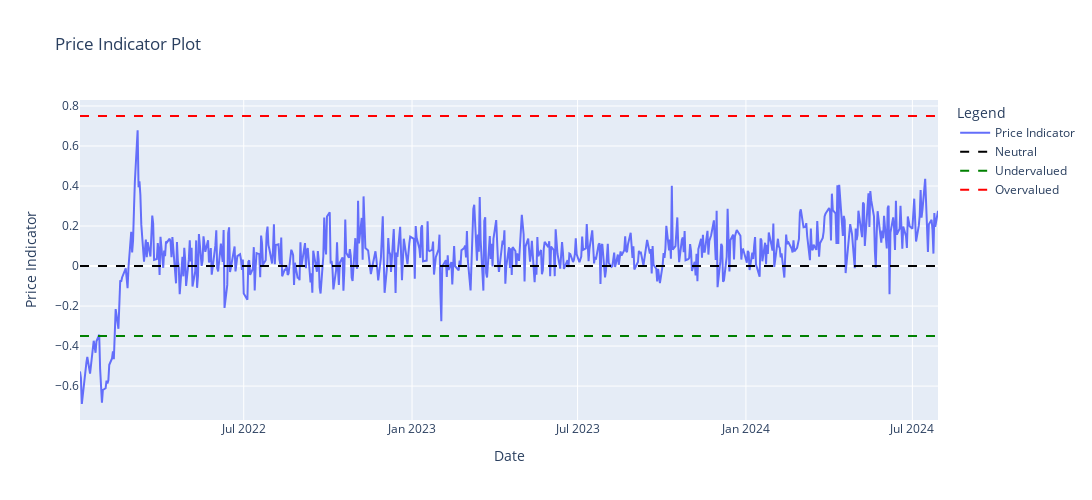

The cell this chart's notebook holds for it:
### Markdown cell above
In this trading strategy, we define dynamic thresholds to classify the model's price predictions as undervalued or overvalued. These thresholds help generate trading signals based on the forecasted price movements:

+ **Lower Threshold** (-0.35): When the price indicator falls below this level, the asset is considered undervalued, signaling a potential buy opportunity.
+ **Upper Threshold** (0.75): When the price indicator rises above this level, the asset is considered overvalued, signaling a potential sell or hold decision.

These specific threshold values are not arbitrary. They were chosen with the goal of maximizing the Sharpe ratio, which measures risk-adjusted returns, while also minimizing maximum drawdown, a metric that reflects the largest loss from a peak to a trough in the strategy's performance. This optimization helps ensure that the trading strategy not only delivers profitable returns but also manages risk effectively.

### Code cell
# Plot price and indicator
fig = make_subplots()

# Add the Price Indicator line to the plot
fig.add_trace(go.Scatter(x=gold.index, y=gold['Price_indicator'], mode='lines', name='Price Indicator'))

# Define dynamic thresholds for indicators
lower_threshold = -0.35  # Threshold for Undervalued
upper_threshold = 0.75   # Threshold for Overvalued

# Add horizontal lines for Neutral, Undervalued, and Overvalued indicators
fig.add_trace(go.Scatter(x=[gold.index.min(), gold.index.max()], y=[0, 0], 
                         mode='lines', line=dict(color='black', dash='dash'), name='Neutral'))

fig.add_trace(go.Scatter(x=[gold.index.min(), gold.index.max()], y=[lower_threshold, lower_threshold], 
                         mode='lines', line=dict(color='green', dash='dash'), name='Undervalued'))

fig.add_trace(go.Scatter(x=[gold.index.min(), gold.index.max()], y=[upper_threshold, upper_threshold], 
                         mode='lines', line=dict(color='red', dash='dash'), name='Overvalued'))

# Update layout with titles and dimensions
fig.update_layout(
    title='Price Indicator Plot',
    xaxis_title='Date',
    yaxis_title='Price Indicator',
    legend_title='Legend',
    autosize=False,
    width=1100,
    height=500
)

# Display the plot
fig.show()

### Figure 1 — Plotly figure (JSON) as saved in the notebook; plotly's stock layout.template omitted (floating-point values rounded to 4 significant figures; data arrays with more than 128 entries replaced by an {"elided": "..."} marker saying what was removed)
{"data": [{"mode": "lines", "name": "Price Indicator", "type": "scatter", "x": {"elided": "645 str values"}, "y": {"elided": "645 float values"}}, {"line": {"color": "black", "dash": "dash"}, "mode": "lines", "name": "Neutral", "type": "scatter", "x": ["2022-01-03T00:00:00", "2024-07-29T00:00:00"], "y": [0, 0]}, {"line": {"color": "green", "dash": "dash"}, "mode": "lines", "name": "Undervalued", "type": "scatter", "x": ["2022-01-03T00:00:00", "2024-07-29T00:00:00"], "y": [-0.35, -0.35]}, {"line": {"color": "red", "dash": "dash"}, "mode": "lines", "name": "Overvalued", "type": "scatter", "x": ["2022-01-03T00:00:00", "2024-07-29T00:00:00"], "y": [0.75, 0.75]}], "layout": {"autosize": false, "height": 500, "legend": {"title": {"text": "Legend"}}, "title": {"text": "Price Indicator Plot"}, "width": 1100, "xaxis": {"anchor": "y", "domain": [0, 1], "title": {"text": "Date"}}, "yaxis": {"anchor": "x", "domain": [0, 1], "title": {"text": "Price Indicator"}}}}
